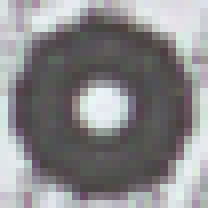
#> input picture data/input/templates/1/blue_3.tif, 26 x 26 px (shown 8 times larger); its folder holds only this picture in this run
$ python -i mask_centroids.py   (imports and definitions only)
#> lines starting #> are read from the running program, lines starting #| are printed output that depends on the picture; after the words box and inside, x2 and y2 are one past the last pixel; in counts of white or black regions, pixels touching at a corner belong together
# ============================================================
# File: mask_centroids.py
# Author: Spaska Forteva
#
# Description:
# This script extracts and refines centroid positions from
# previously filtered point images.
#
# It detects colored centroids in HSV color space, removes
# duplicates, links them to existing template information,
# and exports both visual masks and structured CSV data.
#
# This step represents the transition from pixel-based
# detection to structured point data ready for georeferencing.
# ============================================================

import numpy as np
from PIL import Image
import cv2
import csv
import os
import glob


# ------------------------------------------------------------
# Load already detected points from previous processing steps
# ------------------------------------------------------------
# These points are used to:
# - avoid duplicate detections
# - transfer template information to newly detected centroids
# ------------------------------------------------------------
# [31 lines left out: functions load_existing_points, find_template_for_point, not called in this run]


# ------------------------------------------------------------
# Euclidean distance check for spatial proximity
# ------------------------------------------------------------
def is_close(p1, p2, threshold=10):
    return ((p1[0]-p2[0])**2 + (p1[1]-p2[1])**2) ** 0.5 < threshold


def create_species_contour_mask(
        image_path,
        output_dir,
        min_area_ratio=0.03,
        debug=False
    ):
    """
    Creates a binary mask containing large closed species distribution areas.

    The detection is intended for maps where species distributions are
    represented by large closed contours/areas rather than individual points.

    The function:
    - detects dark/gray lines
    - detects strongly colored lines
    - combines both into one binary image
    - closes small gaps in contour lines
    - finds closed contours
    - removes small contours such as text, borders and map details
    - keeps all sufficiently large distribution areas

    Args:
        image_path (str):
            Input map image.

        output_dir (str):
            Directory where the resulting mask is stored.

        min_area_ratio (float):
            Minimum contour area relative to the complete map area.
            Default = 0.03 (= 3 %).

        debug (bool):
            Print information about detected contours.

    Returns:
        bool:
            True if processing succeeded.
    """
#> called with image_path = '../../data/input/templates/1/blue_3.tif', output_dir = 'out.png', min_area_ratio = 0.03, debug = False

    try:
        # ------------------------------------------------------------
        # Load image
        # ------------------------------------------------------------
        img = cv2.imread(image_path)
#> img is the input picture: shape (26, 26, 3); mean B, G, R 137.8, 135.6, 136.8

        if img is None:
            print(f"❌ Could not read image: {image_path}")
            return False

        gray = cv2.cvtColor(img, cv2.COLOR_BGR2GRAY)
        hsv = cv2.cvtColor(img, cv2.COLOR_BGR2HSV)
#> hsv: shape (26, 26, 3); mean H, S, V 99.5, 18, 141.1

        height, width = gray.shape
#> height = 26; width = 26
        map_area = height * width
#> map_area = 676

        # ------------------------------------------------------------
        # 1. Detect dark / gray lines
        # ------------------------------------------------------------
        # Everything clearly darker than the light map background
        dark_mask = cv2.inRange(
            gray,
            0,
            170
        )
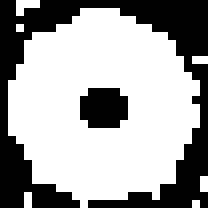
#> dark_mask: shape (26, 26) (shown 8 times larger); 64.1% white; 2 black regions, box (x1, y1, x2, y2) and area: (0, 0, 26, 26) 217, (10, 11, 16, 16) 26

        # ------------------------------------------------------------
        # 2. Detect colored lines
        # ------------------------------------------------------------
        # Strong saturation captures red, blue, green etc.
        saturation = hsv[:, :, 1]
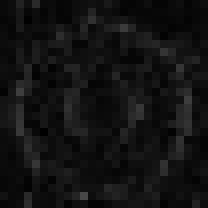
#> saturation: shape (26, 26) (shown 8 times larger); min 0, max 72, mean 18

        color_mask = cv2.inRange(
            saturation,
            80,
            255
        )
#> color_mask: shape (26, 26); every value is 0

        # ------------------------------------------------------------
        # 3. Combine dark and colored structures
        # ------------------------------------------------------------
        candidate_mask = cv2.bitwise_or(
            dark_mask,
            color_mask
        )

        # ------------------------------------------------------------
        # 4. Close small gaps in contour lines
        # ------------------------------------------------------------
        # Important for old scanned maps where contour lines may be
        # interrupted or weak in some places.
        kernel = np.ones((3, 3), np.uint8)

        candidate_mask = cv2.morphologyEx(
            candidate_mask,
            cv2.MORPH_CLOSE,
            kernel,
            iterations=2
        )
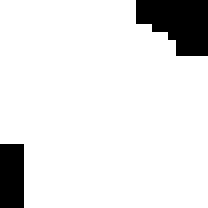
#> candidate_mask: shape (26, 26) (shown 8 times larger); 89.5% white; 2 black regions

        # ------------------------------------------------------------
        # 5. Find contours
        # ------------------------------------------------------------
        # RETR_EXTERNAL:
        # We are interested primarily in the large outer distribution
        # areas and not small structures inside them.
        contours, _ = cv2.findContours(
            candidate_mask,
            cv2.RETR_EXTERNAL,
            cv2.CHAIN_APPROX_SIMPLE
        )
#> contours = 1 contour; box (x1, y1, x2, y2) and area: (0, 0, 26, 26) 556

        if debug:
            print(
                f"🔍 {os.path.basename(image_path)}: "
                f"{len(contours)} candidate contours"
            )

        # ------------------------------------------------------------
        # 6. Final empty mask
        # ------------------------------------------------------------
        final_mask = np.zeros(
            (height, width),
            dtype=np.uint8
        )

        accepted = 0

        # ------------------------------------------------------------
        # 7. Filter contours by size
        # ------------------------------------------------------------
        for contour in contours:

            contour_area = cv2.contourArea(contour)

            if contour_area <= 0:
                continue

            area_ratio = contour_area / float(map_area)

            if debug:
                x, y, w, h = cv2.boundingRect(contour)

                print(
                    f"   contour:"
                    f" area={contour_area:.0f},"
                    f" ratio={area_ratio:.4f},"
                    f" box={w}x{h}"
                )

            # --------------------------------------------------------
            # Ignore small map structures, text, borders etc.
            # --------------------------------------------------------
            if area_ratio < min_area_ratio:
                continue

            # --------------------------------------------------------
            # ACCEPT species distribution area
            # --------------------------------------------------------
            cv2.drawContours(
                final_mask,
                [contour],
                -1,
                255,
                thickness=cv2.FILLED
            )

            accepted += 1
#> this loop made 1 pass
#> (contour_area, area_ratio, accepted) on pass 1: (556.5, 0.823, 1)
#> after the loop, accepted = 1

        # ------------------------------------------------------------
        # 8. Save result
        # ------------------------------------------------------------
        os.makedirs(
            output_dir,
            exist_ok=True
        )

        output_path = os.path.join(
            output_dir,
            os.path.basename(image_path)
        )

        cv2.imwrite(
            output_path,
            final_mask
        )

        print(
            f"✅ {os.path.basename(image_path)}: "
            f"{accepted} large contour(s) accepted"
        )
#| ✅ blue_3.tif: 1 large contour(s) accepted

        return True

    except Exception as e:
        print(
            "❌ Error in create_species_contour_mask:",
            e
        )
        return False
# ------------------------------------------------------------
# Detect colored centroids and create mask image
# ------------------------------------------------------------
# Core idea:
# - Detect colored points in HSV space
# - Extract contours representing centroids
# - Remove duplicates based on spatial proximity
# - Assign templates using previously detected points
#
# Output:
# - Image with centroid markers
# - CSV entries with coordinates and metadata
# ------------------------------------------------------------
# [213 lines left out: functions create_centroid_mask, MainMaskCentroids, not called in this run]


>>> result = create_species_contour_mask('../../data/input/templates/1/blue_3.tif', 'out.png')
